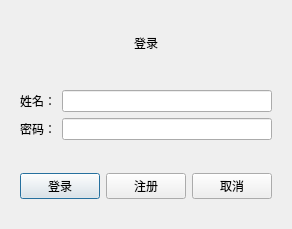
<?xml version="1.0" encoding="UTF-8"?>
<ui version="4.0">
 <class>Login_teacher</class>
 <widget class="QDialog" name="Login_teacher">
  <property name="geometry">
   <rect>
    <x>0</x>
    <y>0</y>
    <width>190</width>
    <height>229</height>
   </rect>
  </property>
  <property name="windowTitle">
   <string>Dialog</string>
  </property>
  <layout class="QVBoxLayout" name="verticalLayout_2">
   <item>
    <widget class="QWidget" name="widget" native="true">
     <layout class="QVBoxLayout" name="verticalLayout">
      <item>
       <widget class="QLabel" name="label">
        <property name="text">
         <string>登录</string>
        </property>
        <property name="alignment">
         <set>Qt::AlignCenter</set>
        </property>
       </widget>
      </item>
     </layout>
    </widget>
   </item>
   <item>
    <widget class="QWidget" name="widget_2" native="true">
     <layout class="QGridLayout" name="gridLayout">
      <item row="0" column="0">
       <widget class="QLabel" name="usernameLable">
        <property name="text">
         <string>姓名：</string>
        </property>
       </widget>
      </item>
      <item row="0" column="1">
       <widget class="QLineEdit" name="usernameLine"/>
      </item>
      <item row="1" column="1">
       <widget class="QLineEdit" name="passwordLine"/>
      </item>
      <item row="1" column="0">
       <widget class="QLabel" name="passwordLable">
        <property name="text">
         <string>密码：</string>
        </property>
       </widget>
      </item>
     </layout>
    </widget>
   </item>
   <item>
    <widget class="QWidget" name="widget_3" native="true">
     <layout class="QHBoxLayout" name="horizontalLayout">
      <item>
       <widget class="QPushButton" name="loginBtn">
        <property name="text">
         <string>登录</string>
        </property>
       </widget>
      </item>
      <item>
       <widget class="QPushButton" name="registerBtn">
        <property name="text">
         <string>注册</string>
        </property>
       </widget>
      </item>
      <item>
       <widget class="QPushButton" name="closeBtn">
        <property name="text">
         <string>取消</string>
        </property>
       </widget>
      </item>
     </layout>
    </widget>
   </item>
  </layout>
 </widget>
 <resources/>
 <connections/>
</ui>
